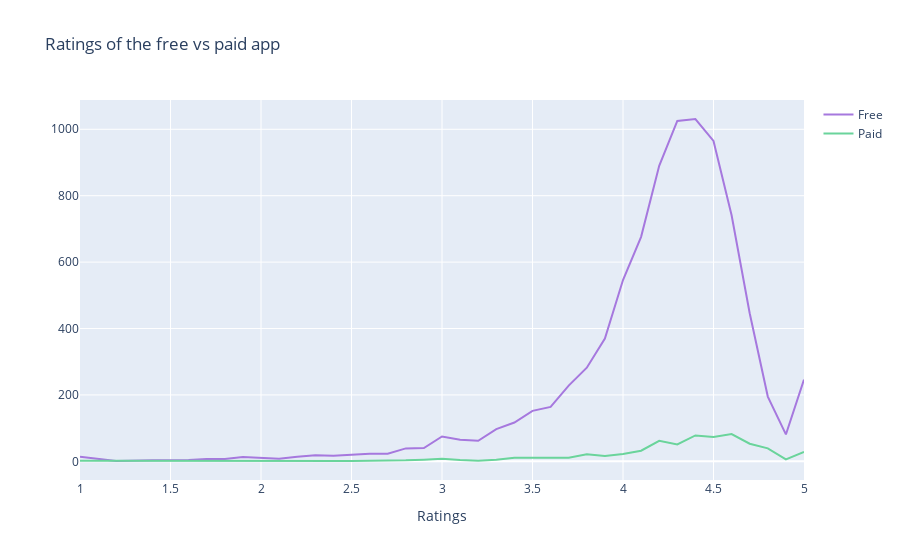

Notebook cell for this chart:
### Code cell
col='Rating'
v1=d1[col].value_counts().reset_index()
v1=v1.rename(columns={col:'count','index':col})
v1['percent']=v1['count'].apply(lambda x : 100*x/sum(v1['count']))
v1=v1.astype(str).sort_values(col)
v2=d2[col].value_counts().reset_index()
v2=v2.rename(columns={col:'count','index':col})
v2['percent']=v2['count'].apply(lambda x : 100*x/sum(v2['count']))
v2=v2.sort_values(col)
trace1 = go.Scatter(x=v1[col], y=v1["count"], name="Free", marker=dict(color="#a678de"))
trace2 = go.Scatter(x=v2[col], y=v2["count"], name="Paid", marker=dict(color="#6ad49b"))
y = [trace1, trace2]
layout={'title':"Ratings of the free vs paid app",'xaxis':{'title':"Ratings"}}
fig = go.Figure(data=y, layout=layout)
iplot(fig)

### Figure 1 — Plotly figure (JSON) as saved in the notebook; plotly's stock layout.template omitted (floating-point values rounded to 4 significant figures)
{"data": [{"marker": {"color": "#a678de"}, "name": "Free", "type": "scatter", "x": ["1.0", "1.2", "1.4", "1.5", "1.6", "1.7", "1.8", "1.9", "2.0", "2.1", "2.2", "2.3", "2.4", "2.5", "2.6", "2.7", "2.8", "2.9", "3.0", "3.1", "3.2", "3.3", "3.4", "3.5", "3.6", "3.7", "3.8", "3.9", "4.0", "4.1", "4.2", "4.3", "4.4", "4.5", "4.6", "4.7", "4.8", "4.9", "5.0"], "y": ["14", "1", "3", "3", "4", "7", "7", "13", "11", "8", "14", "18", "17", "20", "23", "23", "39", "40", "75", "65", "62", "97", "117", "152", "164", "228", "282", "370", "546", "676", "890", "1025", "1031", "965", "741", "446", "195", "81", "246"]}, {"marker": {"color": "#6ad49b"}, "name": "Paid", "type": "scatter", "x": [1, 1.7, 1.8, 2, 2.3, 2.4, 2.5, 2.6, 2.7, 2.8, 2.9, 3, 3.1, 3.2, 3.3, 3.4, 3.5, 3.6, 3.7, 3.8, 3.9, 4, 4.1, 4.2, 4.3, 4.4, 4.5, 4.6, 4.7, 4.8, 4.9, 5], "y": [2, 1, 1, 1, 2, 2, 1, 2, 2, 3, 5, 8, 4, 2, 5, 11, 11, 10, 11, 21, 16, 22, 32, 62, 51, 78, 73, 82, 53, 39, 6, 28]}], "layout": {"title": {"text": "Ratings of the free vs paid app"}, "xaxis": {"title": {"text": "Ratings"}}}}
